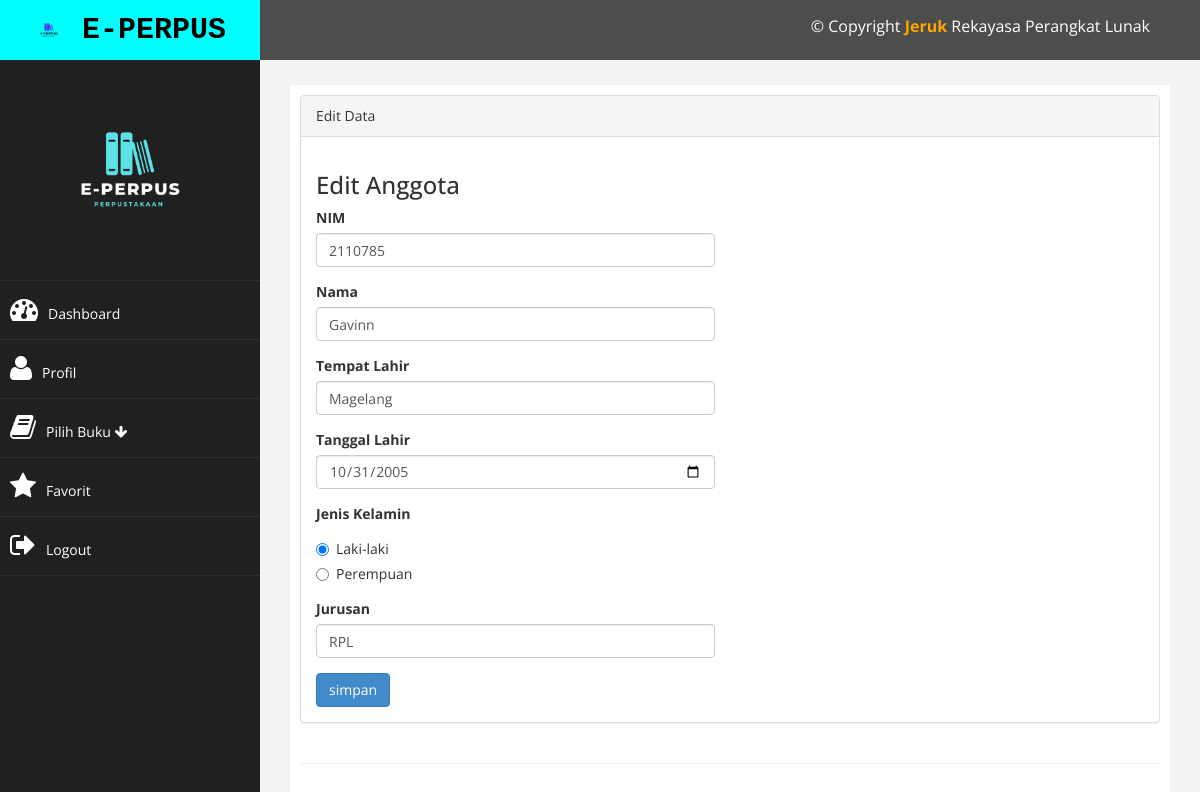
The app's page /user/index.php?page=anggota&aksi=ubah&nim=2110785 (signed in) with its own data.
### tables this page shows
CREATE TABLE `tb_anggota` (
  `nim` int(11) NOT NULL,
  `nama` varchar(250) NOT NULL,
  `tempat_lahir` varchar(100) NOT NULL,
  `tgl_lahir` date NOT NULL,
  `jk` enum('L','P') NOT NULL,
  `prodi` varchar(75) NOT NULL
);

### page/anggota/ubah.php (the view, shortened to what this page needs)
<?php
$nim = $_GET['nim'];
$sql = $conn->query("SELECT * FROM tb_anggota WHERE nim='$nim'");
$tampil = $sql->fetch_assoc();
$jk = $tampil['jk'];
?>
<div class="panel panel-default">
    <div class="panel-heading">
        Edit Data
    </div>
    <div class="panel-body">
        <div class="row">
            <div class="col-md-6">
                <h3>Edit Anggota</h3>
                <form method="POST">
                    <div class="form-group">
                        <label>NIM</label>
                        <input class="form-control" name="nim" value="<?php echo $tampil['nim']; ?>" />
                    </div>
                    <div class="form-group">
                        <label>Nama</label>
                        <input class="form-control" name="nama" value="<?php echo $tampil['nama']; ?>" />
                    </div>
                    <div class="form-group">
                        <label>Tempat Lahir</label>
                        <input class="form-control" name="tempat_lahir" value="<?php echo $tampil['tempat_lahir']; ?>" />
                    </div>
                    <div class="form-group">
                        <label>Tanggal Lahir</label>
                        <input class="form-control" name="tgl_lahir" type="date" value="<?php echo $tampil['tgl_lahir']; ?>" />
                    </div>
                    <div class="form-group" name="jk">
                        <label>Jenis Kelamin</label>
                        <div class="radio">
                            <label>
                                <input type="radio" name="jk" id="optionsRadios1" value="L" <?php if($jk=='L') {echo "checked";} ?> />Laki-laki
                            </label>
                        </div>
                        <div class="radio">
                            <label>
                                <input type="radio" name="jk" id="optionsRadios2" value="P" <?php if($jk=='P') {echo "checked";} ?> />Perempuan
                            </label>
                        </div>
                    </div>
                    <div class="form-group">
                        <label>Jurusan</label>
                        <input class="form-control" name="prodi" value="<?php echo $tampil['prodi']; ?>" />
                    </div>
                    <div>
                        <input type="submit" name="simpan" value="simpan" class="btn btn-primary">
                    </div>
                </form>
            </div>
        </div>
    </div>
</div>

### user/assets/css/custom.css (style rules this page uses)
body { font-family: 'Open Sans', sans-serif; }

### records on screen
tb_anggota: nim "2110785", nama "Gavinn", tempat_lahir "Magelang", tgl_lahir "10/31/2005", jk "☑ Laki-laki", jk "☐ Perempuan", prodi "RPL"
